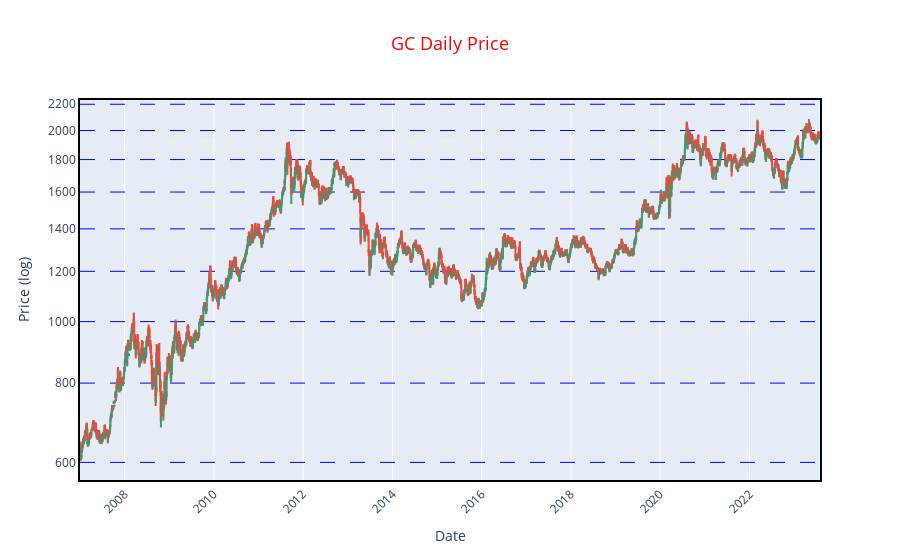

Notebook code for this chart:
### Markdown cell above
Now, let's build the interactive candlestick chart!

### Code cell
fig = go.Figure( data = [go.Candlestick(x = matrix.index,
                        open  = matrix["Open"],
                        high  = matrix["High"],
                        low   = matrix["Low"],
                        close = matrix["Close"])],
                        )

fig.update_layout( title = dict(text = 'GC Daily Price',
                                font=dict(size=18, color='red'),
                                x=0.5,
                                ),
                        yaxis_title = "Price (log)",
                        xaxis_title = "Date",
                        xaxis_rangeslider_visible=False,
                        )

fig.update_xaxes(showline=True, 
                linewidth=2, 
                linecolor='black', 
                mirror=True,
                tickangle=-45,)

fig.update_yaxes(type="log",            # this add a logarithmic scale on the y axis
                showgrid=True,
                gridcolor='blue', griddash="longdash",
                showline=True, linewidth=2, 
                linecolor='black', mirror=True,)

fig.show()

### Figure 1 — Plotly figure (JSON) as saved in the notebook; plotly's stock layout.template omitted (floating-point values rounded to 4 significant figures; data arrays with more than 128 entries replaced by an {"elided": "..."} marker saying what was removed)
{"data": [{"close": {"elided": "5132 float values"}, "high": {"elided": "5132 float values"}, "low": {"elided": "5132 float values"}, "open": {"elided": "5132 float values"}, "type": "candlestick", "x": {"elided": "5132 str values"}}], "layout": {"title": {"font": {"color": "red", "size": 18}, "text": "GC Daily Price", "x": 0.5}, "xaxis": {"linecolor": "black", "linewidth": 2, "mirror": true, "rangeslider": {"visible": false}, "showline": true, "tickangle": -45, "title": {"text": "Date"}}, "yaxis": {"gridcolor": "blue", "griddash": "longdash", "linecolor": "black", "linewidth": 2, "mirror": true, "showgrid": true, "showline": true, "title": {"text": "Price (log)"}, "type": "log"}}}
